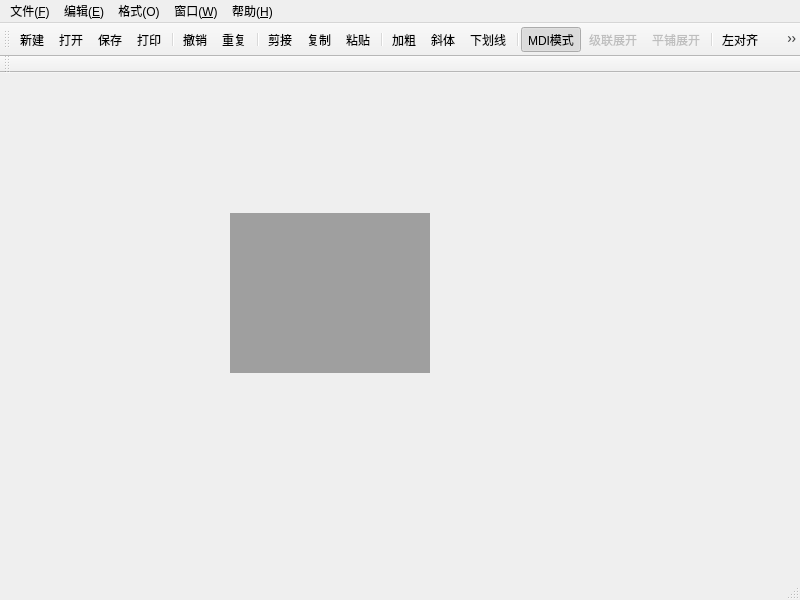
<?xml version="1.0" encoding="UTF-8"?>
<ui version="4.0">
 <class>MainWindow</class>
 <widget class="QMainWindow" name="MainWindow">
  <property name="geometry">
   <rect>
    <x>0</x>
    <y>0</y>
    <width>800</width>
    <height>600</height>
   </rect>
  </property>
  <property name="windowTitle">
   <string>MainWindow</string>
  </property>
  <property name="toolButtonStyle">
   <enum>Qt::ToolButtonIconOnly</enum>
  </property>
  <widget class="QWidget" name="centralwidget">
   <widget class="QMdiArea" name="mdiArea">
    <property name="geometry">
     <rect>
      <x>230</x>
      <y>140</y>
      <width>200</width>
      <height>160</height>
     </rect>
    </property>
   </widget>
  </widget>
  <widget class="QMenuBar" name="menubar">
   <property name="geometry">
    <rect>
     <x>0</x>
     <y>0</y>
     <width>800</width>
     <height>21</height>
    </rect>
   </property>
   <widget class="QMenu" name="menu">
    <property name="tearOffEnabled">
     <bool>false</bool>
    </property>
    <property name="title">
     <string>文件(&amp;F)</string>
    </property>
    <addaction name="action_new"/>
    <addaction name="action_open"/>
    <addaction name="separator"/>
    <addaction name="action_save"/>
    <addaction name="action_saveAs"/>
    <addaction name="separator"/>
    <addaction name="action_print"/>
    <addaction name="separator"/>
    <addaction name="action_quit"/>
    <addaction name="action_orint_preview"/>
   </widget>
   <widget class="QMenu" name="menu_G">
    <property name="title">
     <string>编辑(&amp;E)</string>
    </property>
    <addaction name="action_undo"/>
    <addaction name="action_redo"/>
    <addaction name="separator"/>
    <addaction name="action_cut"/>
    <addaction name="action_copy"/>
    <addaction name="action_paste"/>
   </widget>
   <widget class="QMenu" name="menu_O">
    <property name="title">
     <string>格式(O)</string>
    </property>
    <widget class="QMenu" name="menu_2">
     <property name="title">
      <string>字体(&amp;D)</string>
     </property>
     <addaction name="action_bold"/>
     <addaction name="action_italic"/>
     <addaction name="action_underLine"/>
    </widget>
    <widget class="QMenu" name="menu_3">
     <property name="title">
      <string>对齐</string>
     </property>
     <addaction name="action_left"/>
     <addaction name="action_center"/>
     <addaction name="action_right"/>
     <addaction name="action_double_align"/>
    </widget>
    <addaction name="menu_2"/>
    <addaction name="menu_3"/>
    <addaction name="action_color"/>
   </widget>
   <widget class="QMenu" name="menu_W">
    <property name="title">
     <string>窗口(&amp;W)</string>
    </property>
    <addaction name="actionclose"/>
    <addaction name="actioncloseAll"/>
    <addaction name="separator"/>
    <addaction name="action_view_model"/>
    <addaction name="action_cascade"/>
    <addaction name="action_tile"/>
    <addaction name="separator"/>
    <addaction name="actionnext"/>
    <addaction name="actionprev"/>
   </widget>
   <widget class="QMenu" name="menu_H">
    <property name="title">
     <string>帮助(&amp;H)</string>
    </property>
    <addaction name="actionabout"/>
   </widget>
   <addaction name="menu"/>
   <addaction name="menu_G"/>
   <addaction name="menu_O"/>
   <addaction name="menu_W"/>
   <addaction name="menu_H"/>
  </widget>
  <widget class="QStatusBar" name="statusbar"/>
  <widget class="QToolBar" name="toolBar">
   <property name="windowTitle">
    <string>通用工具栏</string>
   </property>
   <attribute name="toolBarArea">
    <enum>TopToolBarArea</enum>
   </attribute>
   <attribute name="toolBarBreak">
    <bool>false</bool>
   </attribute>
   <addaction name="action_new"/>
   <addaction name="action_open"/>
   <addaction name="action_save"/>
   <addaction name="action_print"/>
   <addaction name="separator"/>
   <addaction name="action_undo"/>
   <addaction name="action_redo"/>
   <addaction name="separator"/>
   <addaction name="action_cut"/>
   <addaction name="action_copy"/>
   <addaction name="action_paste"/>
   <addaction name="separator"/>
   <addaction name="action_bold"/>
   <addaction name="action_italic"/>
   <addaction name="action_underLine"/>
   <addaction name="separator"/>
   <addaction name="action_view_model"/>
   <addaction name="action_cascade"/>
   <addaction name="action_tile"/>
   <addaction name="separator"/>
   <addaction name="action_left"/>
   <addaction name="action_center"/>
   <addaction name="action_double_align"/>
   <addaction name="action_right"/>
   <addaction name="separator"/>
   <addaction name="action_color"/>
   <addaction name="separator"/>
   <addaction name="action_quit"/>
  </widget>
  <widget class="QToolBar" name="toolBar_2">
   <property name="windowTitle">
    <string>组合工具栏</string>
   </property>
   <property name="floatable">
    <bool>true</bool>
   </property>
   <attribute name="toolBarArea">
    <enum>TopToolBarArea</enum>
   </attribute>
   <attribute name="toolBarBreak">
    <bool>true</bool>
   </attribute>
  </widget>
  <action name="action_open">
   <property name="icon">
    <iconset theme="QIcon::ThemeIcon::DocumentOpen" resource="image.qrc">
     <normaloff>:/img/images/122.bmp</normaloff>:/img/images/122.bmp</iconset>
   </property>
   <property name="text">
    <string>打开</string>
   </property>
   <property name="toolTip">
    <string>打开</string>
   </property>
   <property name="shortcut">
    <string>Ctrl+O</string>
   </property>
   <property name="menuRole">
    <enum>QAction::NoRole</enum>
   </property>
  </action>
  <action name="action_copy">
   <property name="icon">
    <iconset theme="QIcon::ThemeIcon::EditCopy" resource="image.qrc">
     <normaloff>:/img/images/202.bmp</normaloff>:/img/images/202.bmp</iconset>
   </property>
   <property name="text">
    <string>复制</string>
   </property>
   <property name="toolTip">
    <string>复制文本</string>
   </property>
   <property name="shortcut">
    <string>Ctrl+C</string>
   </property>
   <property name="menuRole">
    <enum>QAction::NoRole</enum>
   </property>
  </action>
  <action name="action_undo">
   <property name="icon">
    <iconset theme="QIcon::ThemeIcon::EditUndo" resource="image.qrc">
     <normaloff>:/img/images/206.bmp</normaloff>:/img/images/206.bmp</iconset>
   </property>
   <property name="text">
    <string>撤销</string>
   </property>
   <property name="toolTip">
    <string>撤销操作</string>
   </property>
   <property name="shortcut">
    <string>Ctrl+Z</string>
   </property>
   <property name="menuRole">
    <enum>QAction::NoRole</enum>
   </property>
  </action>
  <action name="action_redo">
   <property name="icon">
    <iconset theme="QIcon::ThemeIcon::EditRedo" resource="image.qrc">
     <normaloff>:/img/images/208.bmp</normaloff>:/img/images/208.bmp</iconset>
   </property>
   <property name="text">
    <string>重复</string>
   </property>
   <property name="shortcut">
    <string>Ctrl+Y</string>
   </property>
   <property name="menuRole">
    <enum>QAction::NoRole</enum>
   </property>
  </action>
  <action name="action_paste">
   <property name="icon">
    <iconset theme="QIcon::ThemeIcon::EditPaste" resource="image.qrc">
     <normaloff>:/img/images/204.bmp</normaloff>:/img/images/204.bmp</iconset>
   </property>
   <property name="text">
    <string>粘贴</string>
   </property>
   <property name="shortcut">
    <string>Ctrl+V</string>
   </property>
   <property name="menuRole">
    <enum>QAction::NoRole</enum>
   </property>
  </action>
  <action name="action_cut">
   <property name="icon">
    <iconset theme="edit-cut" resource="image.qrc">
     <normaloff>:/img/images/200.bmp</normaloff>:/img/images/200.bmp</iconset>
   </property>
   <property name="text">
    <string>剪接</string>
   </property>
   <property name="toolTip">
    <string>剪接</string>
   </property>
   <property name="shortcut">
    <string>Ctrl+X</string>
   </property>
   <property name="menuRole">
    <enum>QAction::NoRole</enum>
   </property>
  </action>
  <action name="action_quit">
   <property name="icon">
    <iconset theme="QIcon::ThemeIcon::ApplicationExit" resource="image.qrc">
     <normaloff>:/img/images/132.bmp</normaloff>:/img/images/132.bmp</iconset>
   </property>
   <property name="text">
    <string>退出</string>
   </property>
   <property name="toolTip">
    <string>退出程序</string>
   </property>
   <property name="menuRole">
    <enum>QAction::NoRole</enum>
   </property>
  </action>
  <action name="action_view_model">
   <property name="checkable">
    <bool>true</bool>
   </property>
   <property name="checked">
    <bool>true</bool>
   </property>
   <property name="icon">
    <iconset resource="image.qrc">
     <normaloff>:/img/images/230.bmp</normaloff>:/img/images/230.bmp</iconset>
   </property>
   <property name="text">
    <string>MDI模式</string>
   </property>
   <property name="menuRole">
    <enum>QAction::NoRole</enum>
   </property>
  </action>
  <action name="action_cascade">
   <property name="enabled">
    <bool>false</bool>
   </property>
   <property name="icon">
    <iconset resource="image.qrc">
     <normaloff>:/img/images/400.bmp</normaloff>:/img/images/400.bmp</iconset>
   </property>
   <property name="text">
    <string>级联展开</string>
   </property>
   <property name="toolTip">
    <string> 窗口以级联展开</string>
   </property>
   <property name="menuRole">
    <enum>QAction::NoRole</enum>
   </property>
  </action>
  <action name="action_tile">
   <property name="enabled">
    <bool>false</bool>
   </property>
   <property name="icon">
    <iconset resource="image.qrc">
     <normaloff>:/img/images/402.bmp</normaloff>:/img/images/402.bmp</iconset>
   </property>
   <property name="text">
    <string>平铺展开</string>
   </property>
   <property name="toolTip">
    <string>窗口以平铺展开</string>
   </property>
   <property name="menuRole">
    <enum>QAction::NoRole</enum>
   </property>
  </action>
  <action name="action_close_all">
   <property name="icon">
    <iconset resource="image.qrc">
     <normaloff>:/img/images/706.bmp</normaloff>:/img/images/706.bmp</iconset>
   </property>
   <property name="text">
    <string>关闭全部</string>
   </property>
   <property name="menuRole">
    <enum>QAction::NoRole</enum>
   </property>
  </action>
  <action name="action_save">
   <property name="icon">
    <iconset theme="QIcon::ThemeIcon::DocumentSave" resource="image.qrc">
     <normaloff>:/img/images/104.bmp</normaloff>:/img/images/104.bmp</iconset>
   </property>
   <property name="text">
    <string>保存</string>
   </property>
   <property name="toolTip">
    <string>保存文件</string>
   </property>
   <property name="shortcut">
    <string>Ctrl+S</string>
   </property>
   <property name="menuRole">
    <enum>QAction::NoRole</enum>
   </property>
  </action>
  <action name="action_new">
   <property name="icon">
    <iconset theme="QIcon::ThemeIcon::DocumentNew" resource="image.qrc">
     <normaloff>:/img/images/100.bmp</normaloff>:/img/images/100.bmp</iconset>
   </property>
   <property name="text">
    <string>新建</string>
   </property>
   <property name="toolTip">
    <string>新建文件</string>
   </property>
   <property name="shortcut">
    <string>Ctrl+N</string>
   </property>
   <property name="menuRole">
    <enum>QAction::NoRole</enum>
   </property>
  </action>
  <action name="action_print">
   <property name="icon">
    <iconset theme="QIcon::ThemeIcon::DocumentPrint" resource="image.qrc">
     <normaloff>:/img/images/print.png</normaloff>:/img/images/print.png</iconset>
   </property>
   <property name="text">
    <string>打印</string>
   </property>
   <property name="shortcut">
    <string>Ctrl+P</string>
   </property>
   <property name="menuRole">
    <enum>QAction::NoRole</enum>
   </property>
  </action>
  <action name="action_bold">
   <property name="icon">
    <iconset theme="QIcon::ThemeIcon::FormatTextBold" resource="image.qrc">
     <normaloff>:/img/images/500.bmp</normaloff>:/img/images/500.bmp</iconset>
   </property>
   <property name="text">
    <string>加粗</string>
   </property>
   <property name="toolTip">
    <string>文字加粗</string>
   </property>
   <property name="shortcut">
    <string>Ctrl+B</string>
   </property>
   <property name="menuRole">
    <enum>QAction::NoRole</enum>
   </property>
  </action>
  <action name="action_italic">
   <property name="icon">
    <iconset theme="QIcon::ThemeIcon::FormatTextItalic" resource="image.qrc">
     <normaloff>:/img/images/502.bmp</normaloff>:/img/images/502.bmp</iconset>
   </property>
   <property name="text">
    <string>斜体</string>
   </property>
   <property name="toolTip">
    <string>设置斜体</string>
   </property>
   <property name="shortcut">
    <string>Ctrl+I</string>
   </property>
   <property name="menuRole">
    <enum>QAction::NoRole</enum>
   </property>
  </action>
  <action name="action_underLine">
   <property name="icon">
    <iconset theme="QIcon::ThemeIcon::FormatTextUnderline" resource="image.qrc">
     <normaloff>:/img/images/504.bmp</normaloff>:/img/images/504.bmp</iconset>
   </property>
   <property name="text">
    <string>下划线</string>
   </property>
   <property name="toolTip">
    <string>添加下划线</string>
   </property>
   <property name="shortcut">
    <string>Ctrl+U</string>
   </property>
   <property name="menuRole">
    <enum>QAction::NoRole</enum>
   </property>
  </action>
  <action name="action_left">
   <property name="icon">
    <iconset theme="QIcon::ThemeIcon::FormatJustifyLeft" resource="image.qrc">
     <normaloff>:/img/images/508.bmp</normaloff>:/img/images/508.bmp</iconset>
   </property>
   <property name="text">
    <string>左对齐</string>
   </property>
   <property name="toolTip">
    <string>文字左对齐</string>
   </property>
   <property name="shortcut">
    <string>Ctrl+L</string>
   </property>
   <property name="menuRole">
    <enum>QAction::NoRole</enum>
   </property>
  </action>
  <action name="action_center">
   <property name="icon">
    <iconset theme="QIcon::ThemeIcon::FormatJustifyCenter" resource="image.qrc">
     <normaloff>:/img/images/510.bmp</normaloff>:/img/images/510.bmp</iconset>
   </property>
   <property name="text">
    <string>居中对齐</string>
   </property>
   <property name="toolTip">
    <string>文字居中对齐</string>
   </property>
   <property name="shortcut">
    <string>Ctrl+E</string>
   </property>
   <property name="menuRole">
    <enum>QAction::NoRole</enum>
   </property>
  </action>
  <action name="action_right">
   <property name="icon">
    <iconset theme="QIcon::ThemeIcon::FormatJustifyRight" resource="image.qrc">
     <normaloff>:/img/images/512.bmp</normaloff>:/img/images/512.bmp</iconset>
   </property>
   <property name="text">
    <string>右对齐</string>
   </property>
   <property name="toolTip">
    <string>文字右对齐</string>
   </property>
   <property name="shortcut">
    <string>Ctrl+R</string>
   </property>
   <property name="menuRole">
    <enum>QAction::NoRole</enum>
   </property>
  </action>
  <action name="action_color">
   <property name="text">
    <string>颜色(&amp;C)</string>
   </property>
   <property name="toolTip">
    <string>字体颜色</string>
   </property>
   <property name="menuRole">
    <enum>QAction::NoRole</enum>
   </property>
  </action>
  <action name="action_saveAs">
   <property name="text">
    <string>另存为(&amp;A)</string>
   </property>
  </action>
  <action name="action_double_align">
   <property name="icon">
    <iconset theme="QIcon::ThemeIcon::FormatJustifyFill" resource="image.qrc">
     <normaloff>:/img/images/514.bmp</normaloff>:/img/images/514.bmp</iconset>
   </property>
   <property name="text">
    <string>两端对齐</string>
   </property>
   <property name="toolTip">
    <string>文字两端对齐</string>
   </property>
   <property name="shortcut">
    <string>Ctrl+J</string>
   </property>
   <property name="menuRole">
    <enum>QAction::NoRole</enum>
   </property>
  </action>
  <action name="actionclose">
   <property name="text">
    <string>关闭(&amp;O)</string>
   </property>
   <property name="toolTip">
    <string>关闭当前子窗口</string>
   </property>
  </action>
  <action name="actioncloseAll">
   <property name="text">
    <string>关闭所有(&amp;A)</string>
   </property>
   <property name="toolTip">
    <string>关闭所有子窗口</string>
   </property>
  </action>
  <action name="actionnext">
   <property name="text">
    <string>下一个</string>
   </property>
   <property name="shortcut">
    <string>Ctrl+Tab</string>
   </property>
  </action>
  <action name="actionprev">
   <property name="text">
    <string>前一个</string>
   </property>
   <property name="toolTip">
    <string>返回前一个窗口</string>
   </property>
   <property name="shortcut">
    <string>Ctrl+Shift+Backspace</string>
   </property>
  </action>
  <action name="actionabout">
   <property name="text">
    <string>关于(&amp;A)</string>
   </property>
   <property name="toolTip">
    <string>本软件的相关信息</string>
   </property>
  </action>
  <action name="action_orint_preview">
   <property name="text">
    <string>打印预览</string>
   </property>
   <property name="toolTip">
    <string>打印预览</string>
   </property>
  </action>
 </widget>
 <resources>
  <include location="image.qrc"/>
 </resources>
 <connections/>
</ui>
